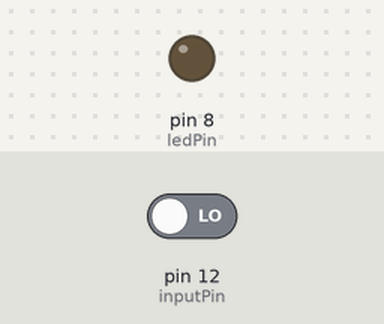
The sketch below on a simulated Arduino Uno, built with avr-gcc and run on an emulated ATmega328P. Parts: output pins drawn as LEDs (lit = HIGH). The test bench sets the inputs (shaded band); at power-on: pin 12 (inputPin) LOW.

Above: at 1.2 s.
1.3 s: pin 12 (inputPin) driven HIGH
At 1.8 s:
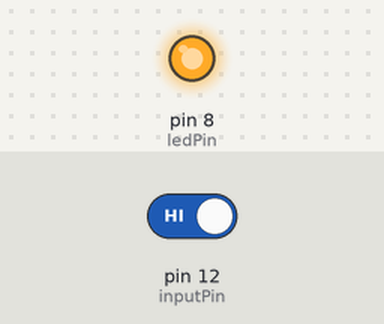
Timing chart, 0 to 4.3 s (numbered marks = the images above; inputs shaded):
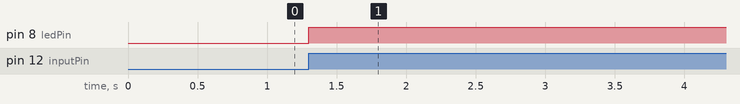

The sketch:

028_push_button_toggle_switch.ino
```cpp
// https://www.youtube.com/watch?v=aMato4olzi8&list=PLGs0VKk2DiYw-L-RibttcvK-WBZm8WLEP&index=28

// pin setup
int ledPin = 8;
int inputPin = 12;
int inputVal;
int currVal = 1; // button up
int ledFlag = 0;
int delayMs = 250;

void setup() {
  // put your setup code here, to run once:
  pinMode(ledPin, OUTPUT);
  pinMode(inputPin, INPUT);

//  Serial.begin(9600);
}

void loop() {
  // put your main code here, to run repeatedly:
  inputVal = digitalRead(inputPin);

  if (inputVal == 1 && currVal == 0){
//    Serial.println("switch!");
    if (ledFlag == 0) {
        digitalWrite(ledPin, HIGH);
        ledFlag = 1;
    } else {
        digitalWrite(ledPin, LOW);
        ledFlag = 0;
    }
  }

  currVal = inputVal;

//  Serial.print("inputVal : ");
//  Serial.print(inputVal);
//  Serial.print(" / currVal : ");
//  Serial.print(currVal);
//  Serial.print(" / ledFlag : ");
//  Serial.print(ledFlag);
//  Serial.println();
//  delay(delayMs);
}
```

Measured:
- after the input at 1.3 s, pin 8 (ledPin): LOW → HIGH at once
